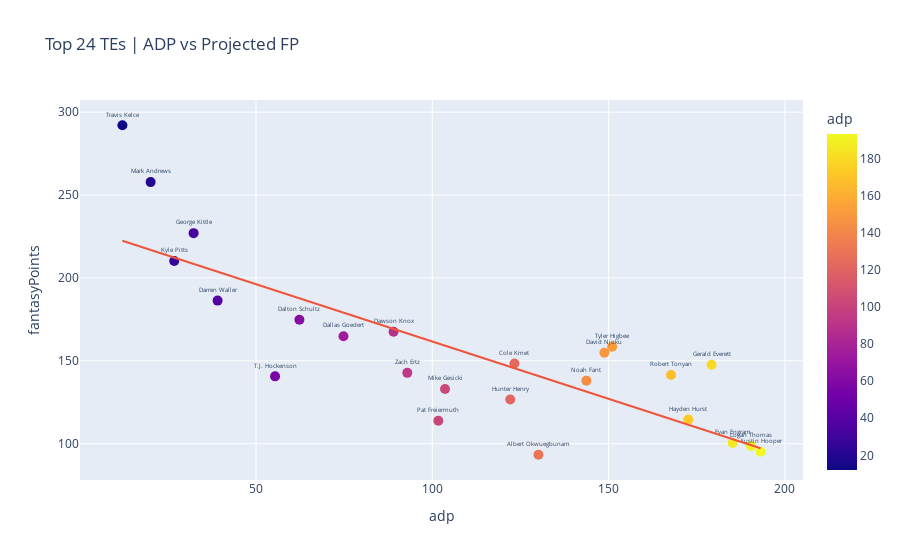
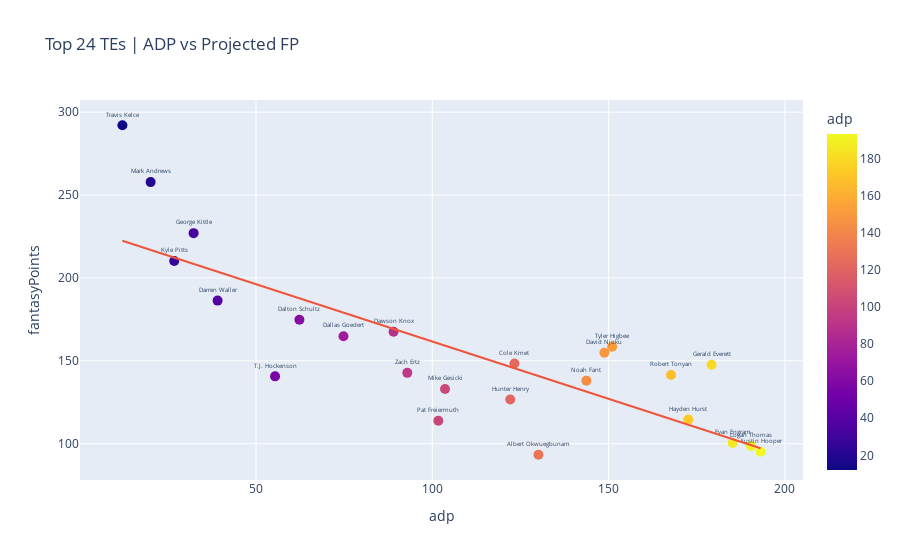

Write notebook code for charts like these, in order.
### Code cell
# create scatterplot comparing adp vs projected fantasy points for top 24 TEs
te_24 = te.head(24)

fig = px.scatter(te_24, x="adp", y="fantasyPoints", color='adp', text='playerName', hover_data=['playerName', 'teamName'], trendline="ols", title="Top 24 TEs | ADP vs Projected FP")
fig.update_traces(marker_size=10)
fig.update_traces(textposition='top center', textfont_size=6)
fig.show()
fig.write_html("fig/te_scatter.html")
fig.write_image("images/te_scatter.png")

### Figure 1 — Plotly figure (JSON) as saved in the notebook; plotly's stock layout.template omitted (floating-point values rounded to 4 significant figures)
{"data": [{"customdata": [["Travis Kelce", "KC"], ["Mark Andrews", "BAL"], ["Kyle Pitts", "ATL"], ["George Kittle", "SF"], ["Darren Waller", "LV"], ["T.J. Hockenson", "DET"], ["Dalton Schultz", "DAL"], ["Dallas Goedert", "PHI"], ["Dawson Knox", "BUF"], ["Zach Ertz", "ARI"], ["Pat Freiermuth", "PIT"], ["Mike Gesicki", "MIA"], ["Hunter Henry", "NE"], ["Cole Kmet", "CHI"], ["Albert Okwuegbunam", "DEN"], ["Noah Fant", "SEA"], ["David Njoku", "CLE"], ["Tyler Higbee", "LAR"], ["Robert Tonyan", "GB"], ["Hayden Hurst", "CIN"], ["Gerald Everett", "LAC"], ["Evan Engram", "JAX"], ["Logan Thomas", "WAS"], ["Austin Hooper", "TEN"]], "hovertemplate": "adp=%{marker.color}<br>fantasyPoints=%{y}<br>playerName=%{customdata[0]}<br>teamName=%{customdata[1]}<extra></extra>", "legendgroup": "", "marker": {"color": [12.1, 20.1, 26.8, 32.3, 39.1, 55.4, 62.3, 74.8, 89, 92.9, 101.7, 103.6, 122.1, 123.3, 130.1, 143.7, 148.8, 151, 167.7, 172.6, 179.2, 185.2, 190.4, 193.1], "coloraxis": "coloraxis", "size": 10, "symbol": "circle"}, "mode": "markers+text", "name": "", "orientation": "v", "showlegend": false, "text": ["Travis Kelce", "Mark Andrews", "Kyle Pitts", "George Kittle", "Darren Waller", "T.J. Hockenson", "Dalton Schultz", "Dallas Goedert", "Dawson Knox", "Zach Ertz", "Pat Freiermuth", "Mike Gesicki", "Hunter Henry", "Cole Kmet", "Albert Okwuegbunam", "Noah Fant", "David Njoku", "Tyler Higbee", "Robert Tonyan", "Hayden Hurst", "Gerald Everett", "Evan Engram", "Logan Thomas", "Austin Hooper"], "textfont": {"size": 6}, "textposition": "top center", "type": "scatter", "x": [12.1, 20.1, 26.8, 32.3, 39.1, 55.4, 62.3, 74.8, 89, 92.9, 101.7, 103.6, 122.1, 123.3, 130.1, 143.7, 148.8, 151, 167.7, 172.6, 179.2, 185.2, 190.4, 193.1], "xaxis": "x", "y": [292.1, 257.8, 210.2, 227, 186.3, 140.6, 174.7, 164.8, 167.5, 142.7, 113.8, 133, 126.6, 148.4, 93.3, 138, 154.8, 158.5, 141.4, 114.5, 147.6, 100.4, 98.6, 95.1], "yaxis": "y"}, {"hovertemplate": "<b>OLS trendline</b><br>fantasyPoints = -0.691564 * adp + 230.739<br>R<sup>2</sup>=0.648277<br><br>adp=%{x}<br>fantasyPoints=%{y} <b>(trend)</b><extra></extra>", "legendgroup": "", "marker": {"size": 10, "symbol": "circle"}, "mode": "lines", "name": "", "showlegend": false, "textfont": {"size": 6}, "textposition": "top center", "type": "scatter", "x": [12.1, 20.1, 26.8, 32.3, 39.1, 55.4, 62.3, 74.8, 89, 92.9, 101.7, 103.6, 122.1, 123.3, 130.1, 143.7, 148.8, 151, 167.7, 172.6, 179.2, 185.2, 190.4, 193.1], "xaxis": "x", "y": [222.4, 216.8, 212.2, 208.4, 203.7, 192.4, 187.7, 179.0, 169.2, 166.5, 160.4, 159.1, 146.3, 145.5, 140.8, 131.4, 127.8, 126.3, 114.8, 111.4, 106.8, 102.7, 99.06, 97.2], "yaxis": "y"}], "layout": {"coloraxis": {"colorbar": {"title": {"text": "adp"}}, "colorscale": [[0, "#0d0887"], [0.1111, "#46039f"], [0.2222, "#7201a8"], [0.3333, "#9c179e"], [0.4444, "#bd3786"], [0.5556, "#d8576b"], [0.6667, "#ed7953"], [0.7778, "#fb9f3a"], [0.8889, "#fdca26"], [1, "#f0f921"]]}, "legend": {"tracegroupgap": 0}, "title": {"text": "Top 24 TEs | ADP vs Projected FP"}, "xaxis": {"anchor": "y", "domain": [0, 1], "title": {"text": "adp"}}, "yaxis": {"anchor": "x", "domain": [0, 1], "title": {"text": "fantasyPoints"}}}}

### Figure 2 — Plotly figure (JSON) as saved in the notebook; plotly's stock layout.template omitted (floating-point values rounded to 4 significant figures)
{"data": [{"customdata": [["Travis Kelce", "KC"], ["Mark Andrews", "BAL"], ["Kyle Pitts", "ATL"], ["George Kittle", "SF"], ["Darren Waller", "LV"], ["T.J. Hockenson", "DET"], ["Dalton Schultz", "DAL"], ["Dallas Goedert", "PHI"], ["Dawson Knox", "BUF"], ["Zach Ertz", "ARI"], ["Pat Freiermuth", "PIT"], ["Mike Gesicki", "MIA"], ["Hunter Henry", "NE"], ["Cole Kmet", "CHI"], ["Albert Okwuegbunam", "DEN"], ["Noah Fant", "SEA"], ["David Njoku", "CLE"], ["Tyler Higbee", "LAR"], ["Robert Tonyan", "GB"], ["Hayden Hurst", "CIN"], ["Gerald Everett", "LAC"], ["Evan Engram", "JAX"], ["Logan Thomas", "WAS"], ["Austin Hooper", "TEN"]], "hovertemplate": "adp=%{marker.color}<br>fantasyPoints=%{y}<br>playerName=%{customdata[0]}<br>teamName=%{customdata[1]}<extra></extra>", "legendgroup": "", "marker": {"color": [12.1, 20.1, 26.8, 32.3, 39.1, 55.4, 62.3, 74.8, 89, 92.9, 101.7, 103.6, 122.1, 123.3, 130.1, 143.7, 148.8, 151, 167.7, 172.6, 179.2, 185.2, 190.4, 193.1], "coloraxis": "coloraxis", "size": 10, "symbol": "circle"}, "mode": "markers+text", "name": "", "orientation": "v", "showlegend": false, "text": ["Travis Kelce", "Mark Andrews", "Kyle Pitts", "George Kittle", "Darren Waller", "T.J. Hockenson", "Dalton Schultz", "Dallas Goedert", "Dawson Knox", "Zach Ertz", "Pat Freiermuth", "Mike Gesicki", "Hunter Henry", "Cole Kmet", "Albert Okwuegbunam", "Noah Fant", "David Njoku", "Tyler Higbee", "Robert Tonyan", "Hayden Hurst", "Gerald Everett", "Evan Engram", "Logan Thomas", "Austin Hooper"], "textfont": {"size": 6}, "textposition": "top center", "type": "scatter", "x": [12.1, 20.1, 26.8, 32.3, 39.1, 55.4, 62.3, 74.8, 89, 92.9, 101.7, 103.6, 122.1, 123.3, 130.1, 143.7, 148.8, 151, 167.7, 172.6, 179.2, 185.2, 190.4, 193.1], "xaxis": "x", "y": [292.1, 257.8, 210.2, 227, 186.3, 140.6, 174.7, 164.8, 167.5, 142.7, 113.8, 133, 126.6, 148.4, 93.3, 138, 154.8, 158.5, 141.4, 114.5, 147.6, 100.4, 98.6, 95.1], "yaxis": "y"}, {"hovertemplate": "<b>OLS trendline</b><br>fantasyPoints = -0.691564 * adp + 230.739<br>R<sup>2</sup>=0.648277<br><br>adp=%{x}<br>fantasyPoints=%{y} <b>(trend)</b><extra></extra>", "legendgroup": "", "marker": {"size": 10, "symbol": "circle"}, "mode": "lines", "name": "", "showlegend": false, "textfont": {"size": 6}, "textposition": "top center", "type": "scatter", "x": [12.1, 20.1, 26.8, 32.3, 39.1, 55.4, 62.3, 74.8, 89, 92.9, 101.7, 103.6, 122.1, 123.3, 130.1, 143.7, 148.8, 151, 167.7, 172.6, 179.2, 185.2, 190.4, 193.1], "xaxis": "x", "y": [222.4, 216.8, 212.2, 208.4, 203.7, 192.4, 187.7, 179.0, 169.2, 166.5, 160.4, 159.1, 146.3, 145.5, 140.8, 131.4, 127.8, 126.3, 114.8, 111.4, 106.8, 102.7, 99.06, 97.2], "yaxis": "y"}], "layout": {"coloraxis": {"colorbar": {"title": {"text": "adp"}}, "colorscale": [[0, "#0d0887"], [0.1111, "#46039f"], [0.2222, "#7201a8"], [0.3333, "#9c179e"], [0.4444, "#bd3786"], [0.5556, "#d8576b"], [0.6667, "#ed7953"], [0.7778, "#fb9f3a"], [0.8889, "#fdca26"], [1, "#f0f921"]]}, "legend": {"tracegroupgap": 0}, "title": {"text": "Top 24 TEs | ADP vs Projected FP"}, "xaxis": {"anchor": "y", "domain": [0, 1], "title": {"text": "adp"}}, "yaxis": {"anchor": "x", "domain": [0, 1], "title": {"text": "fantasyPoints"}}}}
